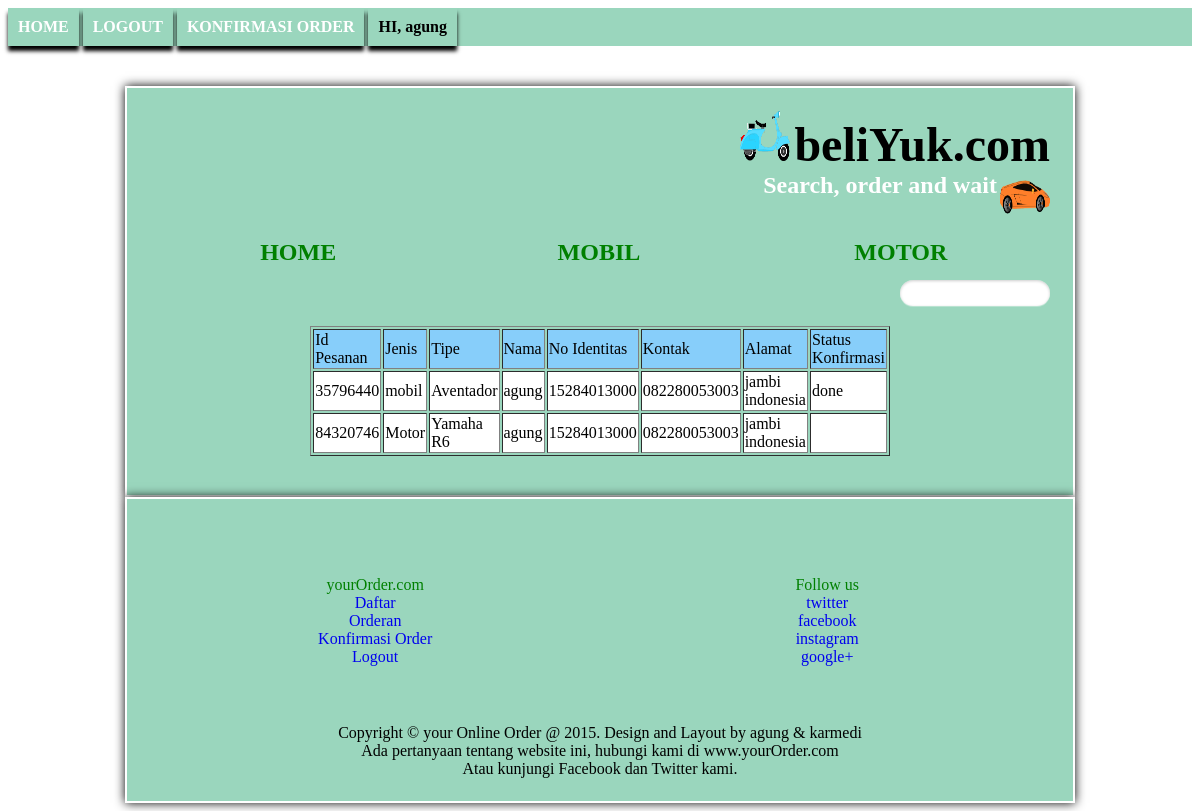
The page /index.php?page=halidpesanan (signed in) on the database its author committed.
### tables this page shows
CREATE TABLE IF NOT EXISTS `pesanan` (
  `id_pesanan` int(100) NOT NULL,
  `jenis` varchar(20) NOT NULL,
  `tipe` varchar(20) NOT NULL,
  `username` varchar(20) NOT NULL,
  `no_id` varchar(20) NOT NULL,
  `kontak` varchar(20) NOT NULL,
  `alamat` varchar(20) NOT NULL,
  `status` varchar(5) DEFAULT NULL
);

### halidpesanan.php (the view, shortened to what this page needs)
	<form action="index.php" method="get">
	<table border="1" width="100" height="100" align="center">
	<tr bgcolor="#87CEFA">
	<td>Id Pesanan</td>
	<td>Jenis</td>
	<td>Tipe</td>
	<td>Nama</td>
	<td>No Identitas</td>
	<td>Kontak</td>
	<td>Alamat</td>
	<td>Status Konfirmasi</td>
	</tr>
<?php
	$query = "select * from pesanan where username='".$_SESSION['username']."'";
	$hasil=mysql_query($query) or die (mysql_error());
	while($data = mysql_fetch_array($hasil)){
	echo "<tr bgcolor='#ffffff'>
	<td>".$data['id_pesanan']."</td>
	<td>".$data['jenis']."</td>
	<td>".$data['tipe']."</td>
	<td>".$data['username']."</td>
	<td>".$data['no_id']."</td>
	<td>".$data['kontak']."</td>
	<td>".$data['alamat']."</td>
	<td>".$data['status']."</td>
	</tr>";
	}
?>
</form>
</table>

### rows shown on the page
pesanan: id_pesanan "35796440", jenis "mobil", tipe "Aventador", username "agung", no "15284013000", kontak "082280053003", alamat "jambi indonesia", status "done"
pesanan: id_pesanan "84320746", jenis "Motor", tipe "Yamaha R6", username "agung", no "15284013000", kontak "082280053003", alamat "jambi indonesia"

### other values the page prints
$_SESSION['username'] "agung"
